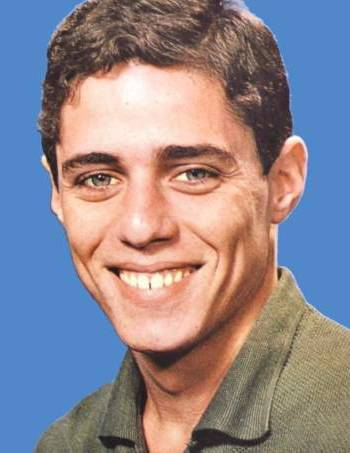
//> input picture Hybrid-Images/BaseImages/first.jpg, 350 x 453 px, given in place of the camera
$ ./main   (built with g++ and OpenCV 4)
//> lines starting //> are read from the running program, lines starting //| are printed output that depends on the picture; after the words box and inside, x2 and y2 are one past the last pixel; in counts of white or black regions, pixels touching at a corner belong together

#include <iostream>
#include <string>
#include <vector>
#include <cmath>
using namespace std;

#include <opencv2/opencv.hpp>
using namespace cv;


// Operations Flags
#define R_90 0
#define R_180 1
#define R_270 2
#define R_360 3
#define VERTICAL_MIRRORING 0
#define HORIZONTAL_MIRRORING 1
#define NO_MIRRORING 2


// Frame processing states
#define TO_RECORD 0
#define TO_SHOW 1

// User Parameters
#define DX 2
#define DY 2

#define THRESHOLD_1 1
#define THRESHOLD_2 50


typedef struct arguments sysArguments;
struct arguments{
  bool gblur;
  bool canny;
  bool sobel;
  bool negative;
  bool togray;
  bool  vertical_mirror;
  bool horizontal_mirror;
  int orientation;
  int resize;

  void initialize(){
    gblur = false;
    canny = false;
    sobel = false;
    negative = false;
    togray = false;
    orientation = R_360;
    vertical_mirror = false;
    horizontal_mirror = false;
    resize = 0;
  }

};

Mat applyChanges(sysArguments *Args, Mat frame, int brightness, int contrast, int kernelSize, int state)
{
    frame.convertTo(frame, -1, contrast, brightness);

    if(Args->gblur)
    {
        if(kernelSize % 2 == 0)
          kernelSize += 1;
        GaussianBlur(frame, frame, Size(kernelSize, kernelSize),  0);
    }
    if(Args->canny)
    {
        cvtColor(frame, frame, COLOR_BGR2GRAY);
        Canny(frame,frame,THRESHOLD_1, THRESHOLD_2);
        cvtColor(frame, frame, COLOR_GRAY2BGR);
    }
    if(Args->sobel)
    {
        //Sobel(InputArray src, OutputArray dst, int ddepth, int dx, int dy,
        Sobel(frame, frame, frame.depth(), DX, DY);
    }
    if(Args->negative)
    {
         frame.convertTo(frame, -1, -1, 255);
    }
    if(Args->togray)
    {
         cvtColor(frame, frame, COLOR_BGR2GRAY);
    }
    if(Args->vertical_mirror)
    {
        flip(frame,frame,0);
    }
    if(Args->horizontal_mirror)
    {
        flip(frame,frame,1);
    }
    if(Args->resize && state == TO_SHOW)
    {
        int newRows = frame.rows/pow(2, Args->resize);
        int newCols = frame.cols/pow(2, Args->resize);
        if(newRows > 1 && newCols > 1)
          resize(frame, frame, Size(newRows, newCols));
    }
    if(state == TO_SHOW)
    {
        if(Args->orientation == R_90)
        {
            transpose(frame, frame);
            flip(frame, frame, +1);
        }
        else if(Args->orientation == R_180)
        {
            transpose(frame, frame);
            flip(frame, frame, +1);
            transpose(frame, frame);
            flip(frame, frame, +1);
        }
        else if(Args->orientation == R_270)
        {
            transpose(frame, frame);
            flip(frame, frame, +1);
            transpose(frame, frame);
            flip(frame, frame, +1);
            transpose(frame, frame);
            flip(frame, frame, +1);
        }
        else
            frame = frame; //Sorry for make you see that :(
    }

    return frame;
}

int main(int argc, char** argv)
{
    // OpenCV parameters
    int camera = 0;
    int codec = VideoWriter::fourcc('M', 'J', 'P', 'G');
    double fps = 10.0;


    //OpenCV variables
    Mat frame;
    Mat frameToShow;
    Mat frameToRecord;
    VideoCapture cap;
    VideoWriter writer;
    namedWindow("This is you, smile! :)", 1);

    //Sys parameters
    int brightness = 0;
    int contrast = 0;
    float size = 1;
    int kernelSize = 0;
    bool recording = false;
    bool saveRecording = false;
    sysArguments Args;


    //Trackbar to change brightness
    int iSliderValue1 = 0;
    createTrackbar("Brightness", "This is you, smile! :)", &iSliderValue1, 100);
//> slider 'Brightness' is set to 33

    //Trackbar to change contrast
    int iSliderValue2 = 1;
    createTrackbar("Contrast", "This is you, smile! :)", &iSliderValue2, 100);

    //Trackbar to change kernel size
    int iSliderValue3 = 15;
    createTrackbar("Kernel Size", "This is you, smile! :)", &iSliderValue3, 100);


    //Initializations
    Args.initialize();

    if(!cap.open(camera))
        return 0;

    cap >> frame;
//> frame is the input picture: 453 rows x 350 cols, CV_8UC3; mean B, G, R 142.3, 134.2, 143.9
    if (frame.empty()) {
        cerr << "ERROR! blank frame grabbed\n";
        return -1;
    }
    bool isColor = (frame.type() == CV_8UC3);
//> isColor = true

    writer.open("./live.avi", codec, fps, frame.size(), isColor);
    if (!writer.isOpened())
        return 0;

    for(;;)
    {
        cap >> frame;
        brightness = iSliderValue1;
        contrast = iSliderValue2;
        kernelSize = iSliderValue3;

        if( frame.empty() ) break;

        char key = waitKey(1);
//> the key '1' is pressed
//> in applyChanges, `frame.convertTo(frame, -1, contrast, brightness);`:
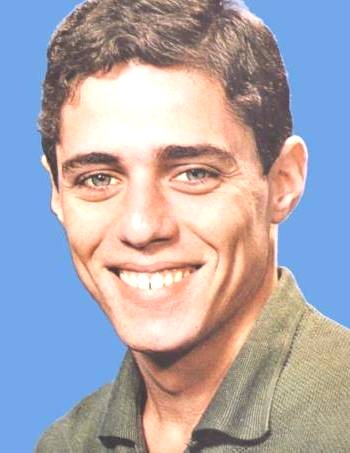
//> frame: 453 rows x 350 cols, CV_8UC3; mean B, G, R 175.2, 166.8, 171.7
//> in applyChanges, `GaussianBlur(frame, frame, Size(kernelSize, kernelSize),  0);`:
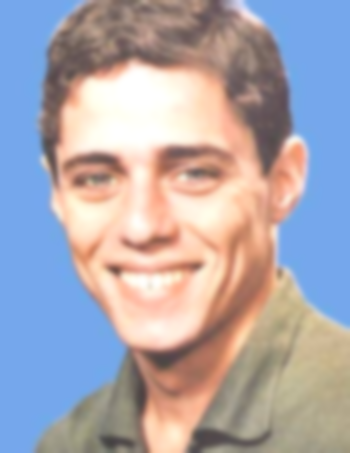
//> frame: 453 rows x 350 cols, CV_8UC3; mean B, G, R 175.2, 166.8, 171.7
//> the key '2' is pressed
        if(key == 27)
          break;
        else if(key == '1')
          Args.gblur = true;
        else if(key == '2')
          Args.canny = !Args.canny;
//> Args.canny = true
//> call 2 of applyChanges, with brightness = 33, contrast = 1, kernelSize = 15, state = 1
//> in applyChanges (call 2), `cvtColor(frame, frame, COLOR_BGR2GRAY);`:
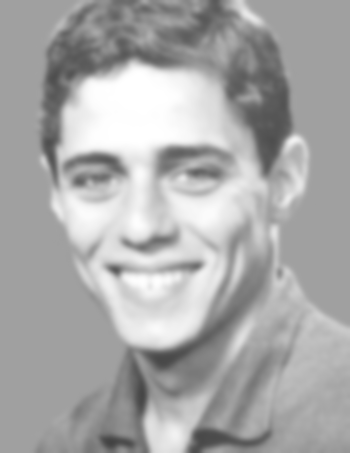
//> frame: 453 rows x 350 cols, CV_8UC1; min 66, max 255, mean 169.3
//> in applyChanges (call 2), `Canny(frame,frame,THRESHOLD_1, THRESHOLD_2);`:
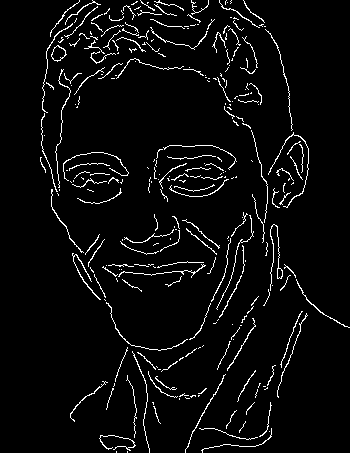
//> frame: 453 rows x 350 cols, CV_8UC1; 4.4% white in thin lines or dots, all inside (x1, y1, x2, y2) = (40, 0, 350, 453)
//> the key '3' is pressed
        else if(key == '3')
          Args.sobel = !Args.sobel;
//> Args.sobel = true
        else if(key == '4')
          Args.negative = !Args.negative;
        else if(key == '5')
        {
            if(Args.orientation == R_90)
                Args.orientation = R_180;
            else if(Args.orientation == R_180)
                Args.orientation = R_270;
            else if(Args.orientation == R_270)
                Args.orientation = R_360;
            else
                Args.orientation = R_90;
        }
        else if(key == '6')
          Args.horizontal_mirror = !Args.horizontal_mirror;
        else if(key == '7')
          Args.vertical_mirror = !Args.vertical_mirror;
        else if(key == '8')
          Args.togray = true;
        else if(key == '9')
          Args.resize += 1;
        else if(key == '0')
          Args.initialize();
        else if(key == 'a')
          recording = true;
        else if(key == 'b')
          saveRecording = true;


        frameToShow = applyChanges(&Args, frame.clone(), brightness, contrast, kernelSize, TO_SHOW);
//> call 3 of applyChanges, with brightness = 33, contrast = 1, kernelSize = 15, state = 1
//> in applyChanges (call 3), `Sobel(frame, frame, frame.depth(), DX, DY);`:
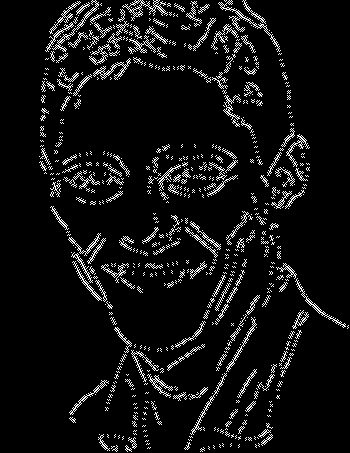
//> frame: 453 rows x 350 cols, CV_8UC3; 6.7% white in thin lines or dots, all inside (x1, y1, x2, y2) = (39, 0, 349, 452)
//> the Esc key is pressed
        imshow("This is you, smile! :)", frameToShow);
        if(recording == true)
        {
              if(saveRecording == true)
              {
                  recording = false;
                  saveRecording = false;
              }
              else
              {
                frameToRecord = frameToShow = applyChanges(&Args, frame.clone(), brightness, contrast, kernelSize, TO_RECORD);
                if(frameToRecord.channels() < 3)
                  cvtColor(frameToRecord, frameToRecord, COLOR_GRAY2RGB);
                writer.write(frameToRecord);
              }
        }

    }
//> after the loop, Args.canny = true; Args.sobel = true
    cap.release();
    return 0;
}

$ run again, on Hybrid-Images/BaseImages/second.jpg
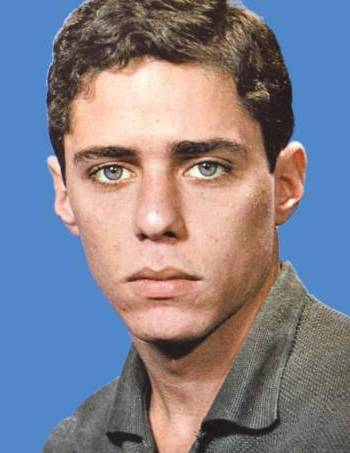
//> input picture Hybrid-Images/BaseImages/second.jpg, 350 x 453 px, given in place of the camera
//> frame is the input picture: 453 rows x 350 cols, CV_8UC3; mean B, G, R 140.6, 128.3, 131.1
//> `Args.canny = !Args.canny;`: Args.canny = true
//> in applyChanges (call 2), `Canny(frame,frame,THRESHOLD_1, THRESHOLD_2);`:
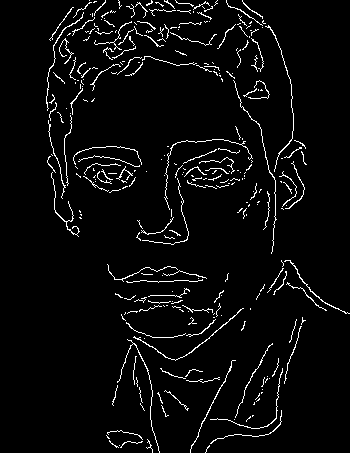
//> frame: 453 rows x 350 cols, CV_8UC1; 4.1% white in thin lines or dots, all inside (x1, y1, x2, y2) = (46, 0, 350, 453)
//> in applyChanges (call 3), `Sobel(frame, frame, frame.depth(), DX, DY);`:
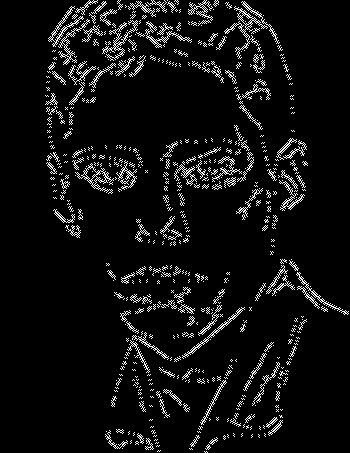
//> frame: 453 rows x 350 cols, CV_8UC3; 6.2% white in thin lines or dots, all inside (x1, y1, x2, y2) = (45, 0, 349, 453)
